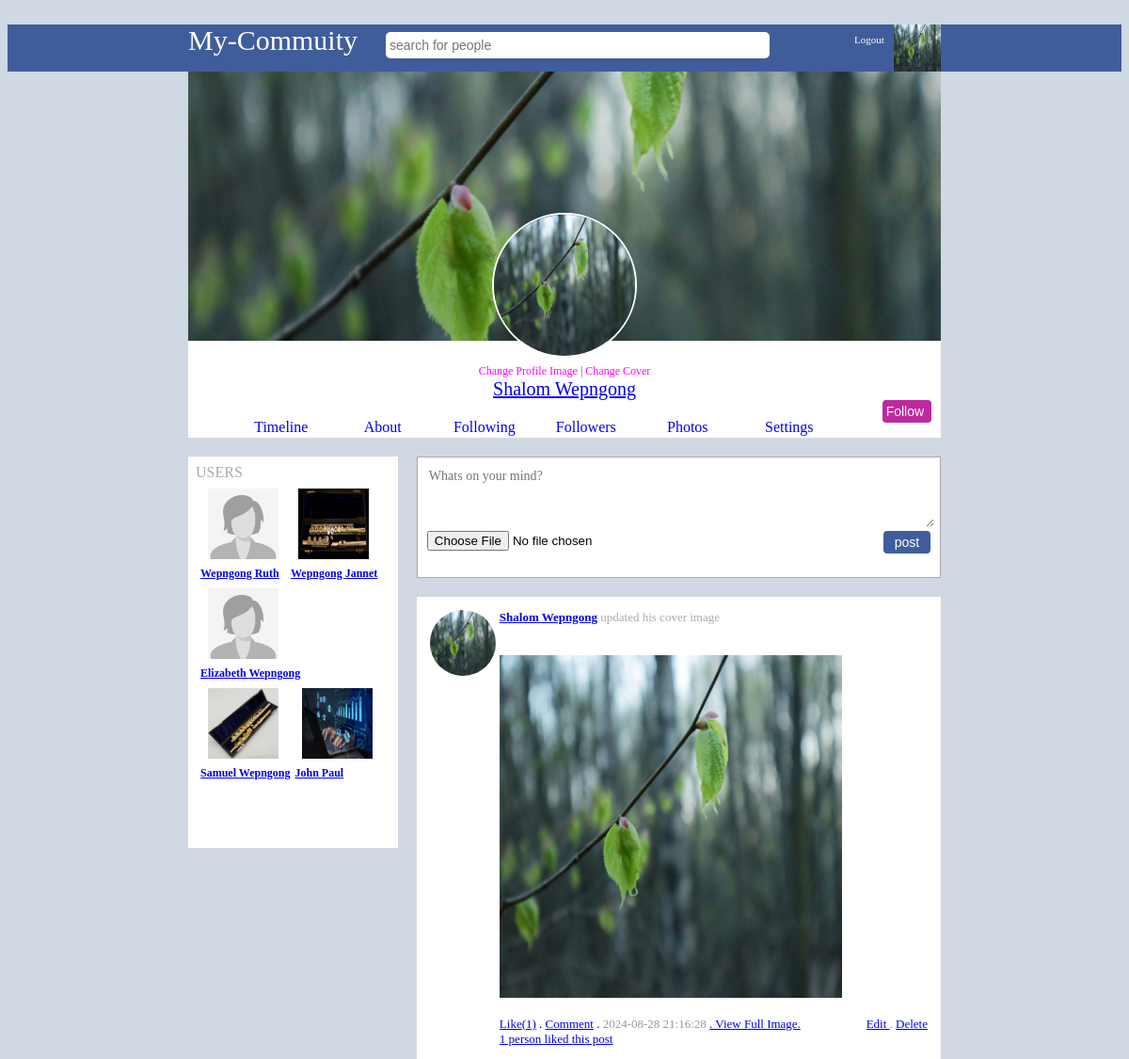
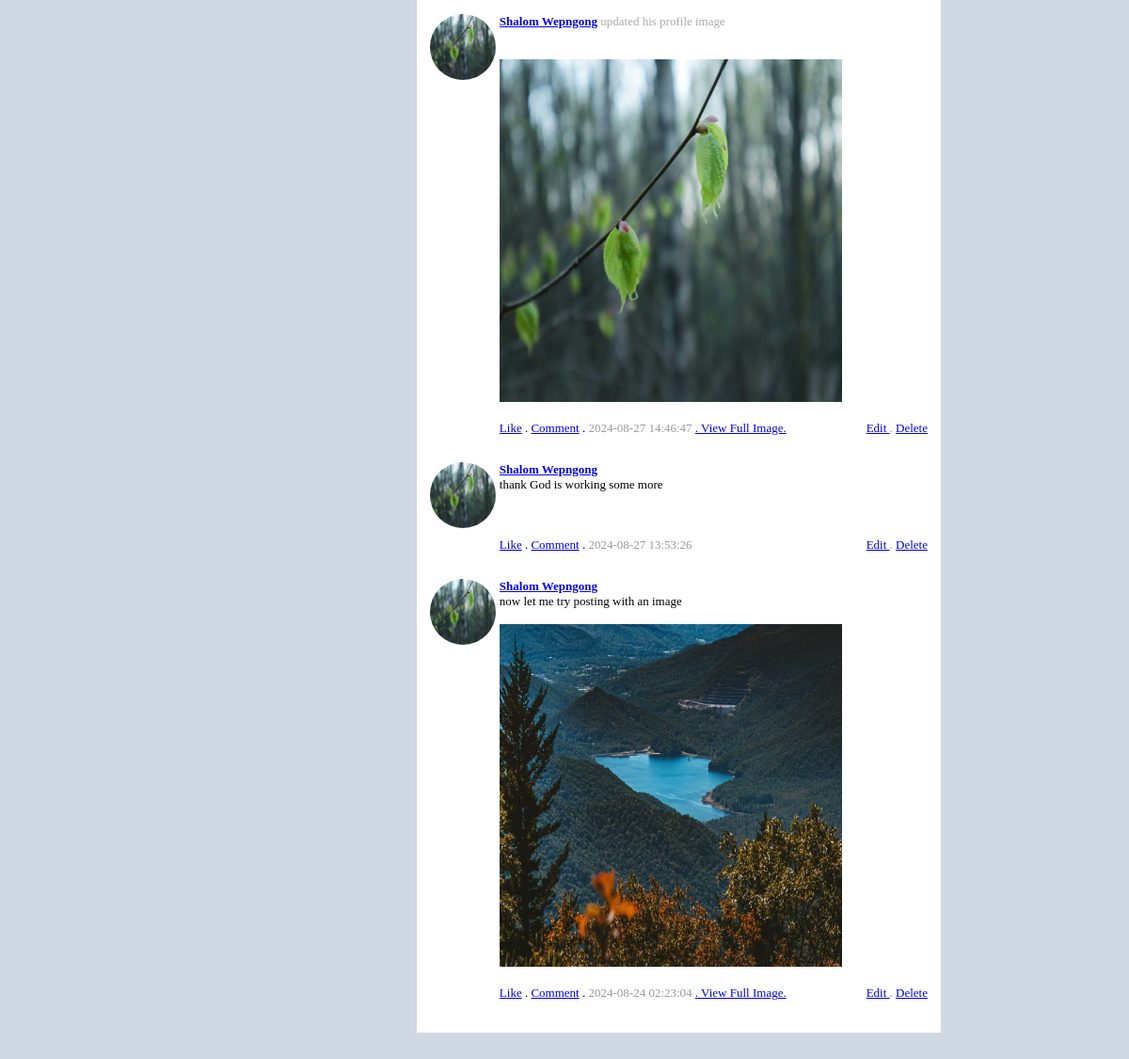
The app's page /profile.php (signed in) with its own data (2 pictures, top to bottom).
### tables this page shows
CREATE TABLE `users` (
  `id` bigint(19) NOT NULL,
  `userid` bigint(19) NOT NULL,
  `first_name` varchar(50) NOT NULL,
  `last_name` varchar(50) NOT NULL,
  `gender` varchar(6) NOT NULL,
  `email` varchar(100) NOT NULL,
  `password` varchar(100) NOT NULL,
  `url_address` varchar(100) NOT NULL,
  `date` timestamp NOT NULL DEFAULT current_timestamp() ON UPDATE current_timestamp(),
  `profile_image` varchar(1000) NOT NULL,
  `cover_image` varchar(1000) NOT NULL,
  `likes` int(11) NOT NULL,
  `about` varchar(1024) NOT NULL
);

CREATE TABLE `posts` (
  `id` bigint(19) NOT NULL,
  `postid` bigint(19) NOT NULL,
  `comments` int(11) NOT NULL,
  `userid` bigint(19) NOT NULL,
  `post` text NOT NULL,
  `image` varchar(500) NOT NULL,
  `likes` int(11) NOT NULL,
  `date` timestamp NOT NULL DEFAULT current_timestamp() ON UPDATE current_timestamp(),
  `has_image` tinyint(1) NOT NULL,
  `is_profile_image` tinyint(1) NOT NULL,
  `is_cover_image` tinyint(1) NOT NULL,
  `parent` bigint(20) NOT NULL
);

### classes/connect.php (called while the page is built, shortened)
<?php
class Database
{
	private $host = "localhost";
	private $username = "root";
	private $password = "";
	private $db =  "ict employees";
	function connect()
	{
		$connection = mysqli_connect($this->host, $this->username, $this->password,$this->db);
		return $connection;
	}
	function read($query)
	{
		$conn = $this->connect();
		$result = mysqli_query($conn,$query);
		if(!$result)
		{
			return false;
		}
		else
		{
			$data = false;
			while($row = mysqli_fetch_assoc($result))
			{
				$data[] = $row;
			}
			return $data;
		}
	}
}

### classes/login.php (called while the page is built, shortened)
<?php
class Login
{
	public function check_login($id)
	{
		if(is_numeric($id))
		{
			$query = "select * from users where userid = '$id' limit 1";
			$DB = new Database();
			$result = $DB->read($query);
			if($result)
			{
				$user_data = $result[0];
				return $user_data;
			}
			else
			{
				header("Location: login.php");
				die;
			}
		}
		else
		{
			header("Location: login.php");
			die;
		}
	}
}

### classes/image.php (called while the page is built, shortened)
<?php
class Image
{
	public function get_thumb_cover($filename)
	{
		$thumbnail = $filename . "_cover_thumb.jpg";
		if(file_exists($thumbnail))
		{
			return $thumbnail;
		}
	}
	public function get_thumb_profile($filename)
	{
		$thumbnail = $filename . "_profile_thumb.jpg";
		if(file_exists($thumbnail))
		{
			return $thumbnail;
		}
		else
		{
			return $filename;
		}
	}
	public function get_thumb_post($filename)
	{
		$thumbnail = $filename . "_post_thumb.jpg";
		if(file_exists($thumbnail))
		{
			return $thumbnail;
		}
	}
}

### classes/user.php (called while the page is built, shortened)
<?php
class User
{
	public function get_user($id)
	{
		$query = "select * from users where userid = '$id' limit 1";
		$DB = new Database();
		$result = $DB->read($query);
		if($result)
		{
			return $result[0];
		}
		else
		{
			return false;
		}
	}
	public function get_friends($id)
	{
		$query = "select * from users where userid != '$id'";
		$DB = new Database();
		$result = $DB->read($query);
		if($result)
		{
			return $result;
		}
		else
		{
			return false;
		}
	}
}

### classes/post.php (called while the page is built, shortened)
<?php
class Post
{
	public function get_posts($id)
	{
		$query = "select * from posts where parent = 0 and userid = '$id' order by id desc limit 10";
		$DB = new Database();
		$result = $DB->read($query);
		if($result)
		{
			return $result;
		}
		else
		{
			return false;
		}
	}
	public function i_own_post($postid, $mybook_userid)
	{
		$query = "select * from posts where postid = '$postid' limit 1";
		$DB = new Database();
		$result = $DB->read($query);
		if(is_array($result))
		{
			if($result[0]['userid'] == $mybook_userid)
			{
				return true;
			}
		}
		return false;
	}
}

### post.php (the view, shortened to what this page needs)
<div id="post">
	<div>
		<?php
			$image = "images/user_male.jpg";
			if(file_exists($ROW_USER['profile_image']))
			{
				$image = $image_class->get_thumb_profile($user_data['profile_image']);
			}
		?>
		<img src="<?php echo $image ?>" style="width: 70px; height: 70px; margin-right: 4px; object-fit:cover; border-radius: 50%;">
	</div>
	<div style="width: 100%;">
		<div style="font-weight: bold; color: #405d9b; width: 100%;">
			<?php
			echo "<a href='profile.php?id=$ROW[userid]'>";
				echo htmlspecialchars($ROW_USER['first_name']) . " " . htmlspecialchars($ROW_USER['last_name']);
			echo "</a>";
			if($ROW['is_profile_image'])
			{
				$pronoun = "his";
				echo "<span style = 'font-weight: normal; color: #aaa;'> updated $pronoun profile image</span>";
			}
			if($ROW['is_cover_image'])
			{
				$pronoun = "his";
				echo "<span style = 'font-weight: normal; color: #aaa;'> updated $pronoun cover image</span>";
			}
			?>
		</div>
		<?php echo htmlspecialchars($ROW['post']) ?>
		<br><br>
		<?php
			if(file_exists($ROW['image']))
			{
				$post_image = $image_class->get_thumb_post($ROW['image']);
				echo "<img src='$post_image' style='width: 80%;'/>";
			}
		 ?>
		<br><br>
		<?php
			$likes = ($ROW['likes'] > 0 ) ? "(" .$ROW['likes'] . ")": "";
		?>
		<a href="like.php?type=post&id=<?php echo $ROW['postid'] ?>">Like<?php echo $likes ?></a> .
		<?php
			$comments = "";
		?>
		<a href="single_post.php?id=<?php echo $ROW['postid'] ?>">Comment<?php echo $comments ?></a>  .
		<span style="color: #999;">
			<?php echo $ROW['date']
		?>
		</span>
		<?php
			if($ROW['has_image'])
			{
				echo "<a href='image_view.php?id=$ROW[postid]'>";
				echo ". View Full Image.";
				echo "</a>";
			}
		?>
		<span style="color: #999; float: right;">
			<?php
				$post = new Post();
				if($post->i_own_post($ROW['postid'], $_SESSION['mybook_userid']))
				{
					echo "
					<a href='edit.php?id=$ROW[postid]'>
						Edit
					</a>.
					<a href='delete.php?id=$ROW[postid]'>
						Delete
					</a>
					";
				}
			?>
		</span>
		<?php
			$i_liked = false;
			if($ROW['likes'] > 0)
				{
					echo "<br/>";
					echo "<a href='likes.php?type=post&id=$ROW[postid]'>";
					if($ROW['likes'] == 1)
					{
						if($i_liked)
						{
							echo "<div style='text-align: left;'> You liked this post </div>";
						}
						else
						{
							echo "<div style='text-align: left;'> 1 person liked this post </div>";
						}
					}
					echo "</a>";
				}
		?>
	</div>
</div>

### profile.php (shortened to what this page needs)
<?php
	$login = new Login();
	$user_data = $login->check_login($_SESSION['mybook_userid']);
	$USER = $user_data;
	$post = new Post();
	$id = $user_data['userid'];
	$posts = $post->get_posts($id);
	$user = new User();
	$friends = $user->get_friends($id);
?>
<!DOCTYPE html>
<html>
<head>
</head>
<body style="font-family: tahoma; background-color: #d0d8e4; color: black;">
	<br>
	<?php include("header.php"); ?>
		<div style="width: 800px; margin: auto; min-height: 400px;">
			<div style="background-color: white; text-align: center; color: #405d9b">
				<?php
						$image = "images/cover_image.jpg";
						if(file_exists($user_data['cover_image']))
						{
							$image = $image_class->get_thumb_cover($user_data['cover_image']);
						}
					?>
				<img src="<?php echo $image ?>" style="width: 100%; object-fit: cover;">
				<span style="font-size: 12px;">
					<?php
						$image = "images/user_male.jpg";
						if(file_exists($user_data['profile_image']))
						{
							$image = $image_class->get_thumb_profile($user_data['profile_image']);
						}
					?>
					<img id="profile_pic" src="<?php echo $image ?>"> <br/>
					<a href="change_profile_image.php?change=profile" style="text-decoration: none; color: #f0f;">Change Profile Image</a> |
					<a href="change_profile_image.php?change=cover" style="text-decoration: none; color: #f0f;">Change Cover</a>
				</span>
				<br>
					<a href="profile.php?id=<?php echo $user_data['userid'] ?>">
					<div style="font-size: 20px; color: black;"><?php echo $user_data['first_name']. " ". $user_data['last_name'] ?>
					</a>
						<?php
							$mylikes = "";
						?>
						<br>
						<a href="like.php?type=user&id=<?php echo $user_data['userid'] ?>">
							<input type="button" id="post_button" value="Follow <?php echo $mylikes?>" style="margin-right: 10px;background-color: #be299f; width: auto;">
						</a>
					</div>
				<br>
				<a href="timeline.php"><div id="menu_buttons">Timeline</div></a>
				<a href="profile.php?section=about&id=<?php echo $user_data['userid'] ?>"><div id="menu_buttons">About</div></a>
				<a href="profile.php?section=following&id=<?php echo $user_data['userid'] ?>"><div id="menu_buttons">Following</div></a>
				<a href="profile.php?section=followers&id=<?php echo $user_data['userid'] ?>"><div id="menu_buttons">Followers</div></a>
				<a href="profile.php?section=photos&id=<?php echo $user_data['userid'] ?>"><div id="menu_buttons">Photos</div></a>
				<?php
					if($user_data['userid'] == $_SESSION['mybook_userid'])
					{
						echo '<a href="profile.php?section=settings&id='.$user_data['userid'].'"><div id="menu_buttons">Settings</div></a>';
					}
				?>
			</div>
			<?php
				$section = "default";
				if($section == "default")
				{
					include("profile_content_default.php");
				}
				elseif($section == "following")
				{
					include("profile_content_following.php");
				}
				elseif($section == "followers")
				{
					include("profile_content_followers.php");
				}
				elseif($section == "photos")
				{
					include("profile_content_photos.php");
				}
				elseif($section == "about")
				{
					include("profile_content_about.php");
				}
				elseif($section == "settings")
				{
					include("profile_content_settings.php");
				}
			?>
</body>
</html>

### header.php
<?php
	$corner_image = "images/user_male.jpg";
	if(isset($USER))
	{
		if(file_exists($USER['profile_image']))
		{
			$image_class = new Image();
			$corner_image = $image_class->get_thumb_profile($USER['profile_image']);
		}
		else
		{
			if($USER['gender'] == "Female")
			{
				$corner_image = "images/user_fale.jpg";
			}
		}
	}
?>
<div id="blue-bar">
	<form method="get" action="search.php">
		<div style="width: 800px; margin: auto; font-size: 30px;">
			<a href="index.php" style="color: white; text-decoration: none;">My-Commuity</a>
			 	&nbsp &nbsp<input type="text" id="search_box" name="find" placeholder="search for people">
			 <a href="profile.php">
				<img src="<?php echo $corner_image ?>" style="width: 50.2px; float: right; height: 50px; object-fit: cover;">
			</a>
			<a href="logout.php">
				<span style="font-size: 11px; float: right; margin: 10px; color: white;">Logout</span>
			</a>
		</div>
	</form>
</div>

### profile_content_default.php
<div style="display: flex;">
				<div style="flex: 1; min-height: 400px;">
					<div  id="friends_bar">
						USERS
						<?php
							echo "<div>";
							if($friends)
							{
								foreach ($friends as $FRIEND_ROW) {
									include("user.php");
								}
							}
							echo "</div>";
						?>
					</div>
				</div>
				<div style="flex: 2.5; min-height: 400px; padding: 20px; padding-right: 0px;">
					<div style="border: solid thin #aaa; padding: 10px; background-color: white;">
						<form method="post" enctype="multipart/form-data">
							<textarea name="post" placeholder="Whats on your mind?"></textarea>
							<input type="file" name="file">
							<input type="submit" id="post_button" value="post">
						</form>
						<br>
					</div>
					<div id="post_bar">
						<?php
							if($posts)
							{
								foreach ($posts as $ROW) {
									$user = new User();
									$ROW_USER = $user->get_user($ROW['userid']);
									include("post.php");
								}
							}
						?>
					</div>
				</div>
			</div>

### user.php
<div id="friends" style="display: inline-block; margin-left: 5px;">
	<?php
		$image = "images/user_male.jpg";
		if($FRIEND_ROW['gender'] == "Female")
		{
			$image = "images/user_female.jpg";
		}
		if(file_exists($FRIEND_ROW['profile_image']))
			{
				$image = $image_class->get_thumb_profile($FRIEND_ROW['profile_image']);
			}
	?>
	<a href="profile.php?id=<?php echo $FRIEND_ROW['userid'] ?>">
		<img id="friends_img" src="<?php echo  $image ?>">
		<br>
		<?php echo $FRIEND_ROW['first_name']. " " . $FRIEND_ROW['last_name']; ?>
	</a>
</div>

### profile.php (style rules this page uses)
#blue-bar { height: 50px; background-color: #405d9b; color: #d9dfeb; }
#search_box { width: 400px; height: 20px; border-radius: 5px; border: none; padding: 4px; font-size: 14px; background-image: url(find.png); background-repeat: no-repeat; background-position: right; background-size: 30px; }
#profile_pic { widtH: 150px; height: 150px; object-fit: cover; margin-top: -230px; border-radius: 50%; border: solid 2px white; }
#menu_buttons { width: 100px; display: inline-block; margin: 2px; }
#friends_img { width: 75px; height: 75px; object-fit: cover; float: left; margin: 8px; }
#friends_bar { background-color: white; min-height: 400px; margin-top: 20px; color: #aaa; padding: 8px; }
#friends { clear: both; font-size: 12px; font-weight: bold; color: #405d9b; }
textarea { width: 100%; border: none; font-family: tahoma; font-size: 14px; height: 60px; }
#post_button { float: right; background-color: #405d9b; border: none; color: white; padding: 4px; font-size: 14px; border-radius: 4px; width: 50px; min-width: 50px; cursor: pointer; }
#post_bar { margin-top: 20px; background-color: white; padding: 10px; }
#post { padding: 4px; font-size: 13px; display: flex; margin-bottom: 20px; }

### records on screen
users: profile_image (picture), cover_image (picture), first_name "Shalom", last_name "Wepngong"
users: first_name "Wepngong", last_name "Ruth"
users: profile_image (picture), first_name "Wepngong", last_name "Jannet"
users: first_name "Elizabeth", last_name "Wepngong"
users: profile_image (picture), first_name "Samuel", last_name "Wepngong"
users: profile_image (picture), first_name "John", last_name "Paul"
posts: users.profile_image (picture), users.first_name "Shalom", users.last_name "Wepngong", is_cover_image "his", image (picture), likes "(1)", date "2024-08-28 21:16:28", shows "1 person liked this post"
posts: users.profile_image (picture), users.first_name "Shalom", users.last_name "Wepngong", is_profile_image "his", image (picture), date "2024-08-27 14:46:47"
posts: users.profile_image (picture), users.first_name "Shalom", users.last_name "Wepngong", post "thank God is working some more", date "2024-08-27 13:53:26"
posts: users.profile_image (picture), users.first_name "Shalom", users.last_name "Wepngong", post "now let me try posting with an image", image (picture), date "2024-08-24 02:23:04"
